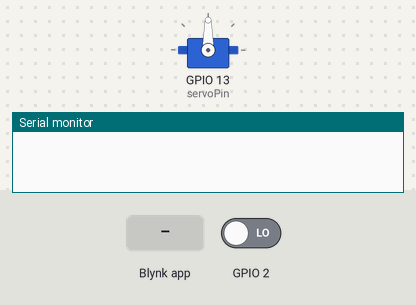
A sketch run on a simulated ESP32. On the bench: servo, the last lines printed to the serial monitor. Inputs (shaded band) come from the test bench; at power-on: GPIO 2 LOW. WiFi joins after 1.5 s; servers stay silent unless stated.

Above: at 3.0 s.
3.1 s: Blynk app writes 1 to V1
At 4.3 s:
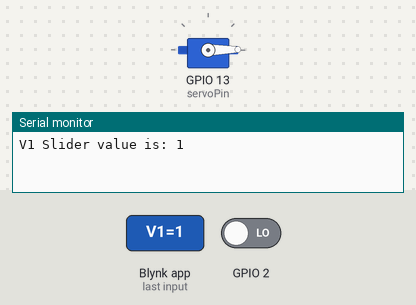
4.6 s: Blynk app writes 200 to V1
At 5.7 s:
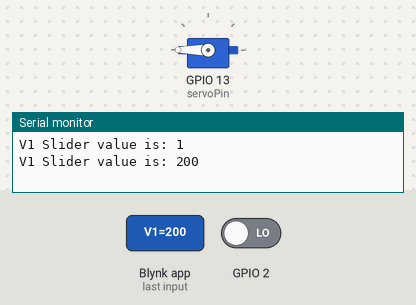
Timing chart, 0 to 7.6 s (numbered marks = the images above; inputs shaded):
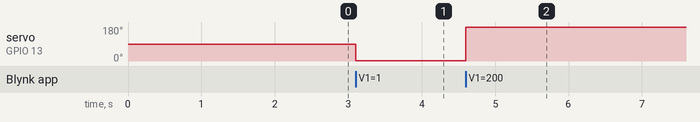

Measured:
- after the input at 3.1 s, servo on GPIO 13 (servoPin): 90° → 1° at once
- after the input at 4.6 s, servo on GPIO 13 (servoPin): 1° → 180° at once

The sketch:

Blynk_servo.ino
```cpp
// (licence header left out)
/* Comment this out to disable prints and save space */
#define BLYNK_PRINT Serial

#include <ESP32Servo.h>

/* Fill in information from Blynk Device Info here */
#define BLYNK_TEMPLATE_ID           "TMPL3khan02P9"
#define BLYNK_TEMPLATE_NAME         "Led Operation"
#define BLYNK_AUTH_TOKEN            "J8QSB52QWE1Ry7sAfQpP4OB1TzPf0Vak"

int servoPin = 13;

#include <WiFi.h>
#include <WiFiClient.h>
#include <BlynkSimpleEsp32.h>

// Your WiFi credentials.
// Set password to "" for open networks.
char ssid[] = "Teknomindz_Airtel";
char pass[] = "India@2024";


Servo myservo;  // create servo object to control a servo
// 16 servo objects can be created on the ESP32

BLYNK_WRITE(V1)
{
  int pinValue = param.asInt(); // assigning incoming value from pin V1 to a variable
  // You can also use:
  // String i = param.asStr();
  // double d = param.asDouble();
  Serial.print("V1 Slider value is: ");
  Serial.println(pinValue);
  myservo.write(pinValue);
}
void setup()
{
  // Debug console
  Serial.begin(9600);
  myservo.attach(servoPin); // attaches the servo on pin 13 to the servo object
  pinMode(2,INPUT);
  Blynk.begin(BLYNK_AUTH_TOKEN, ssid, pass);
}

void loop()
{
  Blynk.run();
  int x=digitalRead(2);
  if(x==HIGH)
  {
    Blynk.virtualWrite(V0,"Led on");

  }
  else
  {
    Blynk.virtualWrite(V0,"Led off");
  }
}
```
